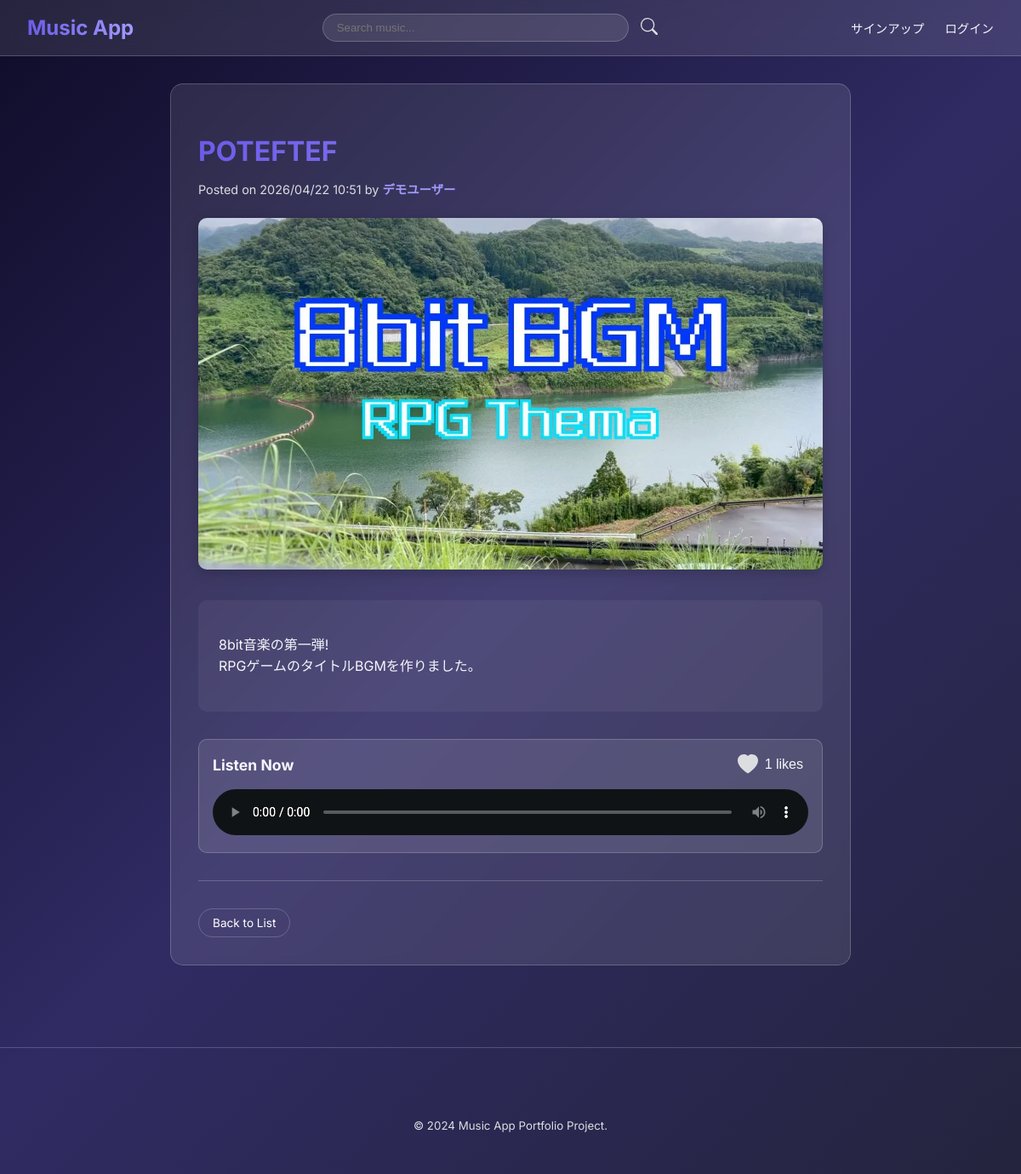
The page /photo-detail/2 on the database its author committed.
### musicapp/models.py (models this page shows, shortened)
class MusicPost(models.Model):
    user = models.ForeignKey(
        CustomUser,
        verbose_name='ユーザー',
        on_delete=models.CASCADE
    )
    title = models.CharField(
        verbose_name = 'タイトル',
        max_length = 200,
    )
    content = models.TextField(
        verbose_name = '本文',
    )
    image = models.ImageField(
        verbose_name='画像ファイル',
        upload_to='images/',  # 画像ファイルが保存されるディレクトリ
    )
    music_file = models.FileField(
        verbose_name='音楽ファイル',
        upload_to='music_files/',
    )
    posted_at = models.DateTimeField(
        verbose_name= '投稿日時',
        auto_now_add= True,
    )
    likes = models.ManyToManyField(
        CustomUser,
        verbose_name='いいね',
        related_name='liked_music',
        blank=True
    )
    def total_likes(self):
        return self.likes.count()

### accounts/models.py (models this page shows)
class CustomUser(AbstractUser):
    pass

### musicapp/views.py (the view)
# urls.py: path('photo-detail/<int:pk>',views.DetailView.as_view(),name = 'photo_detail'),
class DetailView(DetailView):
    template_name = 'detail.html'
    model = MusicPost

### musicapp/templates/detail.html (shortened to what this page needs)
{% extends "base.html" %}
{% load static %}
{% block contents %}
<div style="max-width: 800px; margin: 0 auto;">
    <div class="music-card" style="padding: 2rem;">
        <h2 style="font-size: 2rem; margin-bottom: 0.5rem; background: linear-gradient(to right, #6c5ce7, #a29bfe); -webkit-background-clip: text; -webkit-text-fill-color: transparent;">
            {{ object.title }}
        </h2>
        <p style="color: var(--text-muted); font-size: 0.9rem; margin-bottom: 1.5rem;">
            Posted on {{ object.posted_at|date:"Y/m/d H:i" }} by
            <a href="{% url 'musicapp:user_list' user=object.user.id %}" style="color: var(--secondary-color); text-decoration: none; font-weight: 600;">
                {{ object.user.username }}
            </a>
        </p>
        <div style="margin-bottom: 2rem;">
            {% if object.image %}
                <img src="{{ object.image.url }}" alt="{{ object.title }}" style="width: 100%; border-radius: 10px; box-shadow: 0 4px 15px rgba(0,0,0,0.2);">
            {% endif %}
        </div>
        <div style="background: rgba(255,255,255,0.05); padding: 1.5rem; border-radius: 10px; margin-bottom: 2rem; line-height: 1.6;">
            {{ object.content|linebreaks }}
        </div>
        {% if object.music_file %}
        <div class="audio-player-container">
            <div style="display: flex; justify-content: space-between; align-items: center; margin-bottom: 1rem;">
                <h4 style="margin: 0; font-size: 1.1rem;">Listen Now</h4>
                <div class="like-section" style="display: flex; align-items: center; gap: 0.5rem;">
                    <button class="like-btn" data-id="{{ object.pk }}" style="background: none; border: none; cursor: pointer; color: {% if user in object.likes.all %}#e74c3c{% else %}var(--text-muted){% endif %}; transition: transform 0.2s; display: flex; align-items: center; gap: 0.5rem;">
                        <svg xmlns="http://www.w3.org/2000/svg" width="24" height="24" fill="currentColor" viewBox="0 0 16 16">
                            <path d="M8 1.314C12.438-3.248 23.534 4.735 8 15-7.534 4.736 3.562-3.248 8 1.314z"/>
                        </svg>
                        <span class="like-count" data-id="{{ object.pk }}" style="font-size: 1rem; color: var(--text-light);">{{ object.total_likes }} likes</span>
                    </button>
                </div>
            </div>
            <audio controls controlslist="nodownload">
                <source src="{{ object.music_file.url }}" type="audio/mpeg">
            </audio>
        </div>
        {% endif %}
        <div style="margin-top: 2rem; display: flex; gap: 1rem; border-top: 1px solid var(--glass-border); padding-top: 2rem;">
            <a href="{% url 'musicapp:index' %}" class="btn-view" style="background: transparent; border: 1px solid var(--glass-border);">Back to List</a>
        </div>
    </div>
</div>
{% endblock %}

### static/css/style.css (style rules this page uses)
:root { --primary-color: #6c5ce7; --secondary-color: #a29bfe; --bg-dark: #0f0c29; --bg-gradient: linear-gradient(135deg, #0f0c29, #302b63, #24243e); --glass-bg: rgba(255, 255, 255, 0.1); --glass-border: rgba(255, 255, 255, 0.2); --text-light: #f5f6fa; --text-muted: #dcdde1; }
* { box-sizing: border-box; }
body { margin: 0; font-family: 'Inter', -apple-system, BlinkMacSystemFont, "Segoe UI", Roboto, sans-serif; background: var(--bg-gradient); background-attachment: fixed; color: var(--text-light); min-height: 100vh; }
.music-card { background: var(--glass-bg); backdrop-filter: blur(5px); -webkit-backdrop-filter: blur(5px); border: 1px solid var(--glass-border); border-radius: 15px; overflow: hidden; transition: transform 0.3s ease, box-shadow 0.3s ease; }
.btn-view { display: inline-block; background: var(--primary-color); color: white; padding: 0.5rem 1rem; border-radius: 20px; text-decoration: none; font-size: 0.85rem; transition: background 0.3s ease; }
.audio-player-container { margin-top: 2rem; background: var(--glass-bg); padding: 1rem; border-radius: 10px; border: 1px solid var(--glass-border); }
audio { width: 100%; filter: invert(100%) hue-rotate(180deg) brightness(1.5); }

### rows shown on the page
MusicPost: title "POTEFTEF", posted_at "2026/04/22 10:51", user.username "デモユーザー", image (placeholder picture), content "8bit音楽の第一弾! RPGゲームのタイトルBGMを作りました。", total_likes "1"
